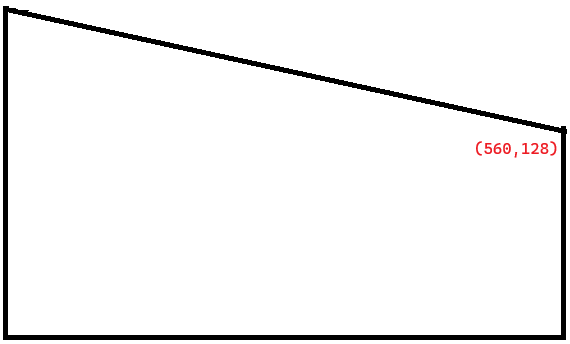
#> input picture affine.png, 570 x 344 px, given in place of fc9ed7c9-76fe-4509-96e5-11ceeb280420.mov, which was not available
$ python demo_Polaris_effect.py
#> lines starting #> are read from the running program, lines starting #| are printed output that depends on the picture; after the words box and inside, x2 and y2 are one past the last pixel; in counts of white or black regions, pixels touching at a corner belong together; pictures that were not available may be replaced by others from this repository, and a replacement may not be noted
from email.mime import image
import cv2
from matplotlib.pyplot import cla
import numpy as np
from datetime import datetime

# cap = cv2.VideoCapture('D:\\tmp\\Tommy\\input.mp4')
cap = cv2.VideoCapture('D:\\tmp\\Tommy\\fc9ed7c9-76fe-4509-96e5-11ceeb280420.mov')
if not cap.isOpened():
    print("Cannot open the video")

print(cap.get(cv2.CAP_PROP_FPS))
frame_time = int(1000 / cap.get(cv2.CAP_PROP_FPS))
print(frame_time)

while True:
    ret, frame = cap.read()
#> frame is the input picture: shape (344, 570, 3); mean B, G, R 243.7, 243.7, 244.1
    if not ret:
        print("Cannot read the video")
        break

    cv2.imshow('origin', frame)
    # image = cv2.cvtColor(frame, cv2.COLOR_BGR2RGB)
    # cv2.imshow('origin2', image)

    lab = cv2.cvtColor(frame, cv2.COLOR_RGB2LAB)
#> lab: shape (344, 570, 3); mean of channels 0, 1, 2 243.8, 128.1, 127.8
    l, a, b = cv2.split(lab)
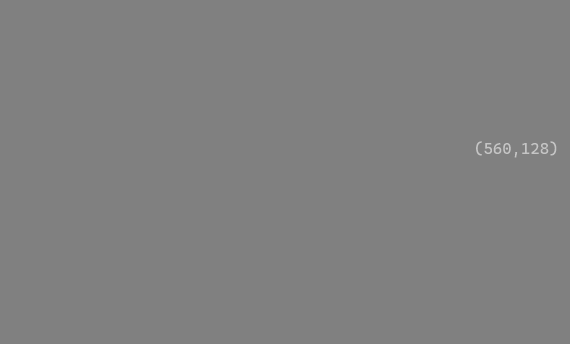
#> a: shape (344, 570); min 128, max 197, mean 128.1
    clahe = cv2.createCLAHE(clipLimit=2.0, tileGridSize=(8,8))
    cl = clahe.apply(l)
    lab = cv2.merge((cl,a,b))
#> lab: shape (344, 570, 3); mean of channels 0, 1, 2 243.9, 128.1, 127.8

    image = cv2.cvtColor(lab, cv2.COLOR_LAB2RGB)
    # cv2.imshow('CLAHE', image)

    # 3. HSV空间调整色相/饱和度/亮度（Polaris核心步骤）
    hsv = cv2.cvtColor(image, cv2.COLOR_RGB2HSV).astype(np.float32)
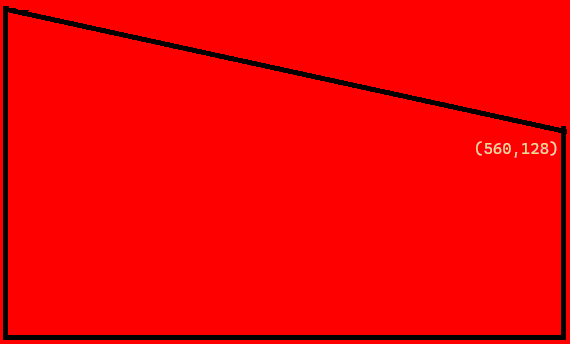
#> hsv: shape (344, 570, 3) float32; mean B, G, R 0.3, 0.4, 244.9

    # 提升蓝青色的饱和度（hue约90~150）
    mask_blue_cyan = ((hsv[:,:,0] >= 90) & (hsv[:,:,0] <= 150))
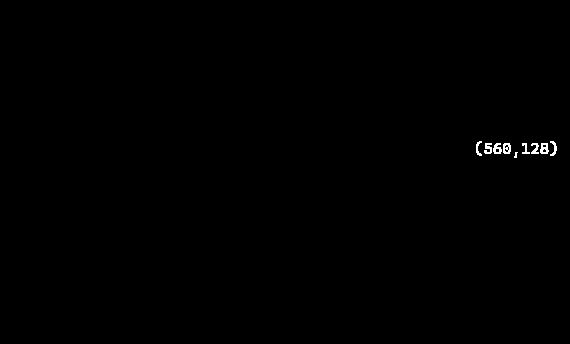
#> mask_blue_cyan: shape (344, 570) bool; 0.24% white in thin lines or dots, all inside (x1, y1, x2, y2) = (476, 141, 557, 158)
    hsv[:,:,1][mask_blue_cyan] *= 1.3
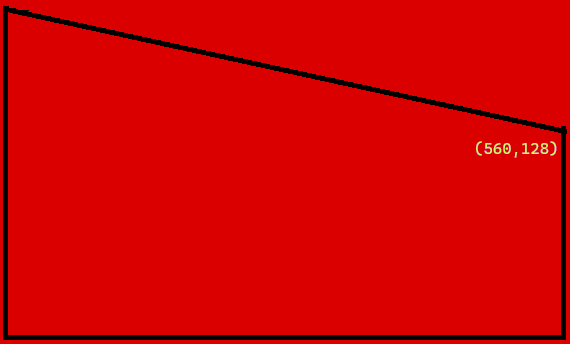
#> hsv: shape (344, 570, 3) float32; 0.24% of pixels changed, all inside (x1, y1, x2, y2) = (476, 141, 557, 158); drawn with min black and max white

    # 压低红色/黄色的饱和度与亮度（hue约0~30和150~180）
    mask_red = ((hsv[:,:,0] <= 20) | (hsv[:,:,0] >= 170))
    mask_yellow = ((hsv[:,:,0] >= 20) & (hsv[:,:,0] <= 40))
#> mask_yellow: shape (344, 570) bool; every value is 0
    hsv[:,:,1][mask_red | mask_yellow] *= 0.7
    hsv[:,:,2][mask_red | mask_yellow] *= 0.9
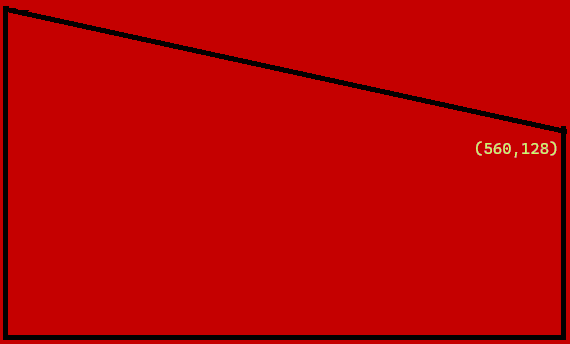
#> hsv: shape (344, 570, 3) float32; mean B, G, R 0.3, 0.5, 219.9; drawn with min black and max white

    # 防止数值溢出
    hsv[:,:,1] = np.clip(hsv[:,:,1], 0, 255)
#> hsv: shape (344, 570, 3) float32; 0.09% of pixels changed, all inside (x1, y1, x2, y2) = (476, 142, 556, 157)
    hsv[:,:,2] = np.clip(hsv[:,:,2], 0, 255)

    image = cv2.cvtColor(hsv.astype(np.uint8), cv2.COLOR_HSV2RGB)
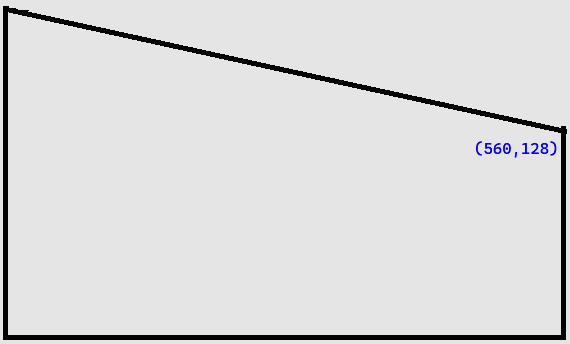
#> image: shape (344, 570, 3); mean R, G, B 219, 219, 219.4

    # 4. 增加整体冷色倾向（可选：加偏色）
    blue_tint = np.zeros_like(image)
    blue_tint[:,:,2] = 30  # 适量提升蓝色通道
    result = cv2.addWeighted(image, 0.9, blue_tint, 0.1, 0)
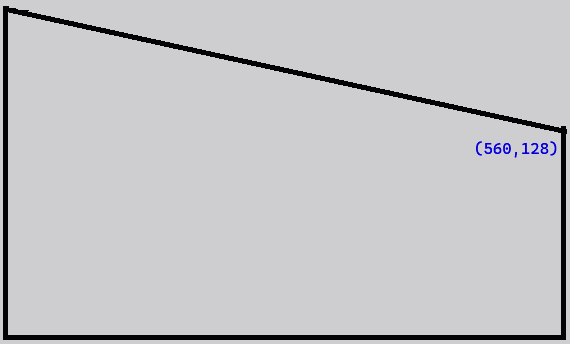
#> result: shape (344, 570, 3); mean R, G, B 197, 197, 200.4

    # 5. 保存/显示结果
    # cv2.imwrite('output.jpg', cv2.cvtColor(result, cv2.COLOR_RGB2BGR))
    cv2.imshow('Polaris Effect', cv2.cvtColor(result, cv2.COLOR_RGB2BGR))


    # key = cv2.waitKey(frame_time)
    key = cv2.waitKey(100)
#> (key x is pressed here)
    if(key & 0xFF ==ord('x')):
        print('exit')
        break

cap.release()
cv2.destroyAllWindows()
